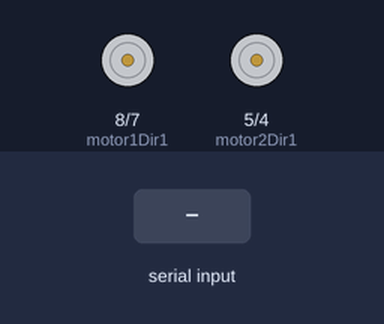
Simulated run of this sketch. Board: Arduino Uno, built with avr-gcc and run on an emulated ATmega328P. Parts: motor-driver pin pairs drawn as motors (green arrow = first pin HIGH = forward, orange = second pin HIGH = backward, longer = more drive, scaled by the enable pin). The inputs (shaded band) are chosen by the test bench.

Above: at 1.2 s.
1.3 s: "f" received over Serial
At 1.8 s:
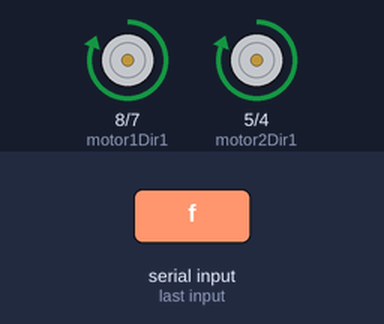
2.8 s: "b" received over Serial
At 4.5 s:
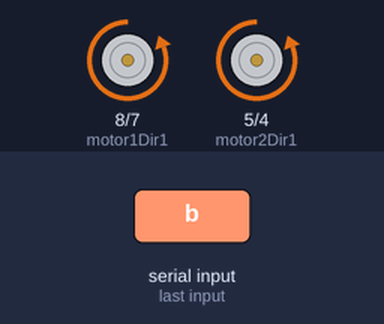
4.8 s: "r" received over Serial
At 5.7 s:
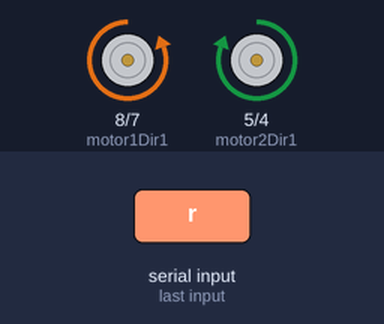
6.3 s: "l" received over Serial
At 6.8 s:
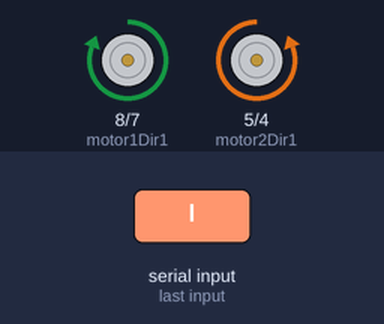
7.8 s: "s" received over Serial
At 9.2 s:
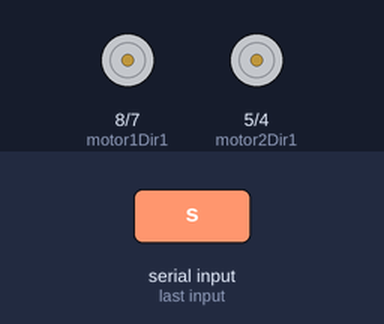
Timing chart, 0 to 10.3 s (numbered marks = the images above; inputs shaded):
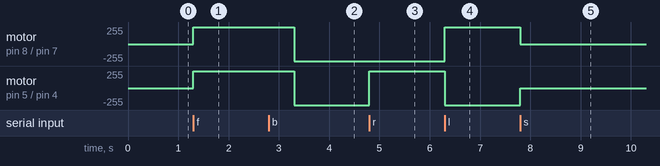

The sketch:

roverswitchcase.ino
```cpp
// Define the pins connected to the L298N motor driver
const int motor1PWM = 10;  // PWM control pin for motor 1
const int motor1Dir1 = 8; // Direction control pin 1 for motor 1
const int motor1Dir2 = 7; // Direction control pin 2 for motor 1

const int motor2PWM = 9;  // PWM control pin for motor 2
const int motor2Dir1 = 5; // Direction control pin 1 for motor 2
const int motor2Dir2 = 4; // Direction control pin 2 for motor 2

void setup() {
  // Set the motor control pins as outputs
  pinMode(motor1PWM, OUTPUT);
  pinMode(motor1Dir1, OUTPUT);
  pinMode(motor1Dir2, OUTPUT);

  pinMode(motor2PWM, OUTPUT);
  pinMode(motor2Dir1, OUTPUT);
  pinMode(motor2Dir2, OUTPUT);

  // Start serial communication
  Serial.begin(9600);
}

void loop() {
  if (Serial.available() > 0) {
    char command = Serial.read();
    switch (command) {
      case 's': // Stop
        stopMotors();
        break;
      case 'f': // Move forward
        moveForward();
        break;
      case 'b': // Move backward
        moveBackward();
        break;
      case 'r':  //move right
        Right();
        break;
      case 'l':  //move right
        Left();
        break;

    }
  }
}

// Function to run both motors forward
void moveForward() {
  digitalWrite(motor1Dir1, HIGH);
  digitalWrite(motor1Dir2, LOW);
  analogWrite(motor1PWM, 255);

  digitalWrite(motor2Dir1, HIGH);
  digitalWrite(motor2Dir2, LOW);
  analogWrite(motor2PWM, 255);

  delay(2000);
}
 void Left(){

  digitalWrite(motor1Dir1,HIGH);
  digitalWrite(motor1Dir2,LOW);
  analogWrite(motor1PWM,255);

  digitalWrite(motor2Dir1, LOW);
  digitalWrite(motor2Dir2, HIGH);
  analogWrite(motor2PWM, 255);

 }

 void Right(){

  digitalWrite(motor1Dir1,LOW);
  digitalWrite(motor1Dir2,HIGH);
  analogWrite(motor1PWM,255);

  digitalWrite(motor2Dir1, HIGH);
  digitalWrite(motor2Dir2, LOW);
  analogWrite(motor2PWM, 255);

 }
// Function to run both motors backward
void moveBackward() {
  digitalWrite(motor1Dir1, LOW);
  digitalWrite(motor1Dir2, HIGH);
  analogWrite(motor1PWM, 255);

  digitalWrite(motor2Dir1, LOW);
  digitalWrite(motor2Dir2, HIGH);
  analogWrite(motor2PWM, 255);
}

// Function to stop both motors
void stopMotors() {
  digitalWrite(motor1Dir1, LOW);
  digitalWrite(motor1Dir2, LOW);
  analogWrite(motor1PWM, 0);

  digitalWrite(motor2Dir1, LOW);
  digitalWrite(motor2Dir2, LOW);
  analogWrite(motor2PWM, 0);
}
```

Measured:
- after the input at 1.3 s, motor on pin 8 (motor1Dir1) / pin 7 (motor1Dir2), motor on pin 5 (motor2Dir1) / pin 4 (motor2Dir2): stopped → forward 255/255 at once
- after the input at 2.8 s, motor on pin 8 (motor1Dir1) / pin 7 (motor1Dir2), motor on pin 5 (motor2Dir1) / pin 4 (motor2Dir2): forward 255/255 → backward 255/255 after 0.50 s
- after the input at 4.8 s, motor on pin 5 (motor2Dir1) / pin 4 (motor2Dir2): backward 255/255 → forward 255/255 at once
- after the input at 6.3 s, motor on pin 8 (motor1Dir1) / pin 7 (motor1Dir2): backward 255/255 → forward 255/255 at once; motor on pin 5 (motor2Dir1) / pin 4 (motor2Dir2): forward 255/255 → backward 255/255 at once
- after the input at 7.8 s, motor on pin 8 (motor1Dir1) / pin 7 (motor1Dir2): forward 255/255 → stopped at once; motor on pin 5 (motor2Dir1) / pin 4 (motor2Dir2): backward 255/255 → stopped at once
